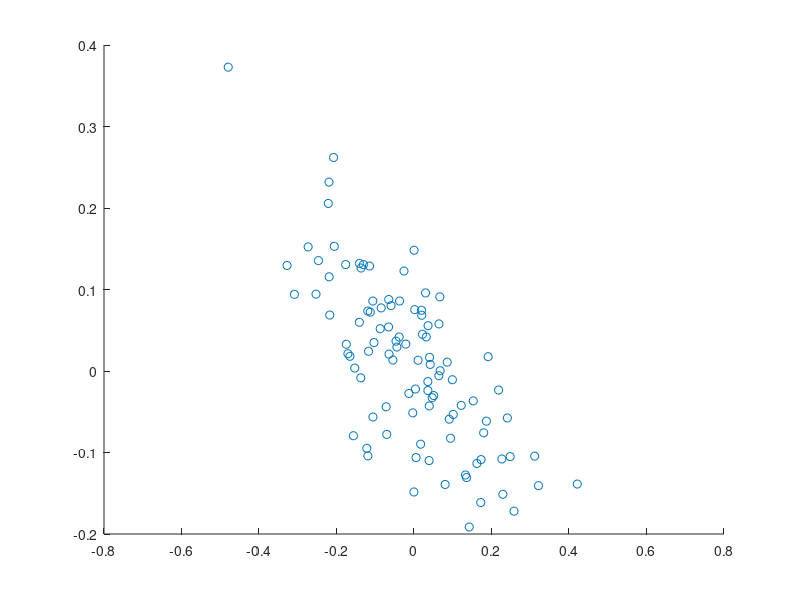

Recreate this plot in MATLAB.
% this is tim's lesson in regressions: matrix multiplication method.

for i=1:100
x1=randn(100,1);
x2=x1+randn(100,1);
x=[x1-mean(x1) x2-mean(x2)];

y=randn(100,1); y=y-mean(y);

betap(:,i)=pinv(x)*y;
betamanual(:,i)=inv(x'*x)*x'*y;

betaridge(:,i)=inv(x'*x + 1000*eye(size(x,2)))*x'*y;
end

scatter(betamanual(1,:),betamanual(2,:))


